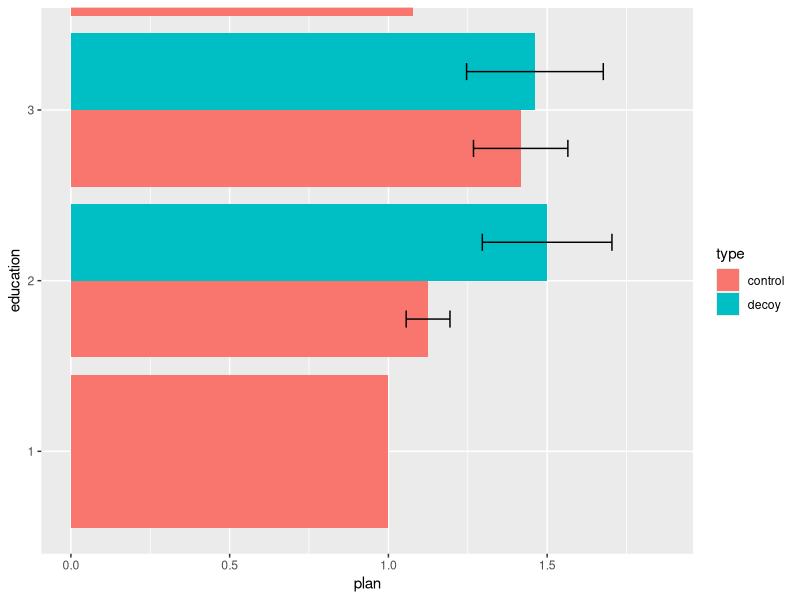

Reproduce this figure in R.
library(readr)
library(dplyr)
library(tidyr)
library(ggplot2)
library(Hmisc)
NUMERIC <- read_csv("Result_NUMERIC.csv")
TEXT <- read_csv("Result_TEXT.csv")
View(NUMERIC)
View(TEXT)

########################
numeric<-NUMERIC[, c("Timer_Page Submit","ba1_6_Q11_1", "ba1_6_Q19","ba1_6_Q18","ba1_6_Q15",
                     "ba1_6_Q16","age_1","sex_or","Income","Education","ba1_6_iv_DO")]
names(numeric) <- c("timer","upgrade_willines", "plan_con", "plan_decoy",
                    "primary","purpose","age","gender","income","education","type")
numeric <- numeric[-1,]


# numeric:
  # upgrade_willines: willingness to upgrade to ChatGPT Plus plan
  # plan_con/plan_decoy: Which plan will you go with 
  # primary: Current primary use of ChatGPT
  # purpose: Purpose of using ChatGPT Plus if you ever planned to upgrade it
  # type: control or decoy group
# text:
#   plan_con_txt/plan_decoy_txt: Which plan will you go with
#   primary_txt: Current primary use of ChatGPT
#   purpose_txt: Purpose of using ChatGPT Plus if you ever planned to upgrade it

as.vector(numeric)
numeric$plan_con[is.na(numeric$plan_con)] <- 0
numeric$plan_decoy[is.na(numeric$plan_decoy)] <- 0
numeric$upgrade_willines[is.na(numeric$upgrade_willines)] <- 0
numeric$plan <- as.numeric(numeric$plan_decoy)+as.numeric(numeric$plan_con)
numeric<-numeric[,-3:-4]
View(numeric)

new<-subset(numeric,numeric$upgrade_willines>0)
new$upgrade_willines<-as.numeric(new$upgrade_willines)-2
new2<-subset(new,as.numeric(new$timer)>8)
View(new2)

# new2 %>%
#   group_by(type) %>%
#   summarize(mean = mean(as.numeric(upgrade_willines),na.rm = TRUE),
#             sd = sd(as.numeric(upgrade_willines),na.rm = TRUE))

new2

decoy<-subset(new2,new2$type=="decoy")
mean(decoy$upgrade_willines)
sd(decoy$upgrade_willines)
con<-subset(new2,new2$type=="control")
mean(con$upgrade_willines)
sd(con$upgrade_willines)

ggplot(data= new2, aes(x= plan, y= education, fill= type)) + 
  stat_summary(fun = mean, geom = "bar", position = "dodge") + 
  stat_summary(fun.data = mean_se, geom = "errorbar", position = 
                 position_dodge(width = 0.90), width = 0.2) +
  coord_cartesian(ylim=c(1,3))

new2$edu_lv <- ifelse(new2$education > 2, "Post Secondary", "Secondary or lower")

new2$pupose_txt <- ifelse(new2$purpose == 1, "Educational / Academic Purpose",
                          ifelse(new2$purpose == 2, "Career / Work Purpose",
                                 ifelse(new2$purpose == 3, "Social Purpose", "Entertainment Purpose")))

View(new2)

head(new2)

#write.csv(new2, "new2.csv", row.names = FALSE)

#Hypothesis 1
t.test(upgrade_willines ~ type, data = new2)

#Hypothesis 2
summary(aov(upgrade_willines ~ type*edu_lv, data = new2))
t.test(upgrade_willines ~ type, data = new2[new2$edu_lv=="Secondary or lower",])
t.test(upgrade_willines ~ type, data = new2[new2$edu_lv=="Post Secondary",])

#Hypothesis 3
summary(aov(upgrade_willines ~ type*purpose, data = new2))
